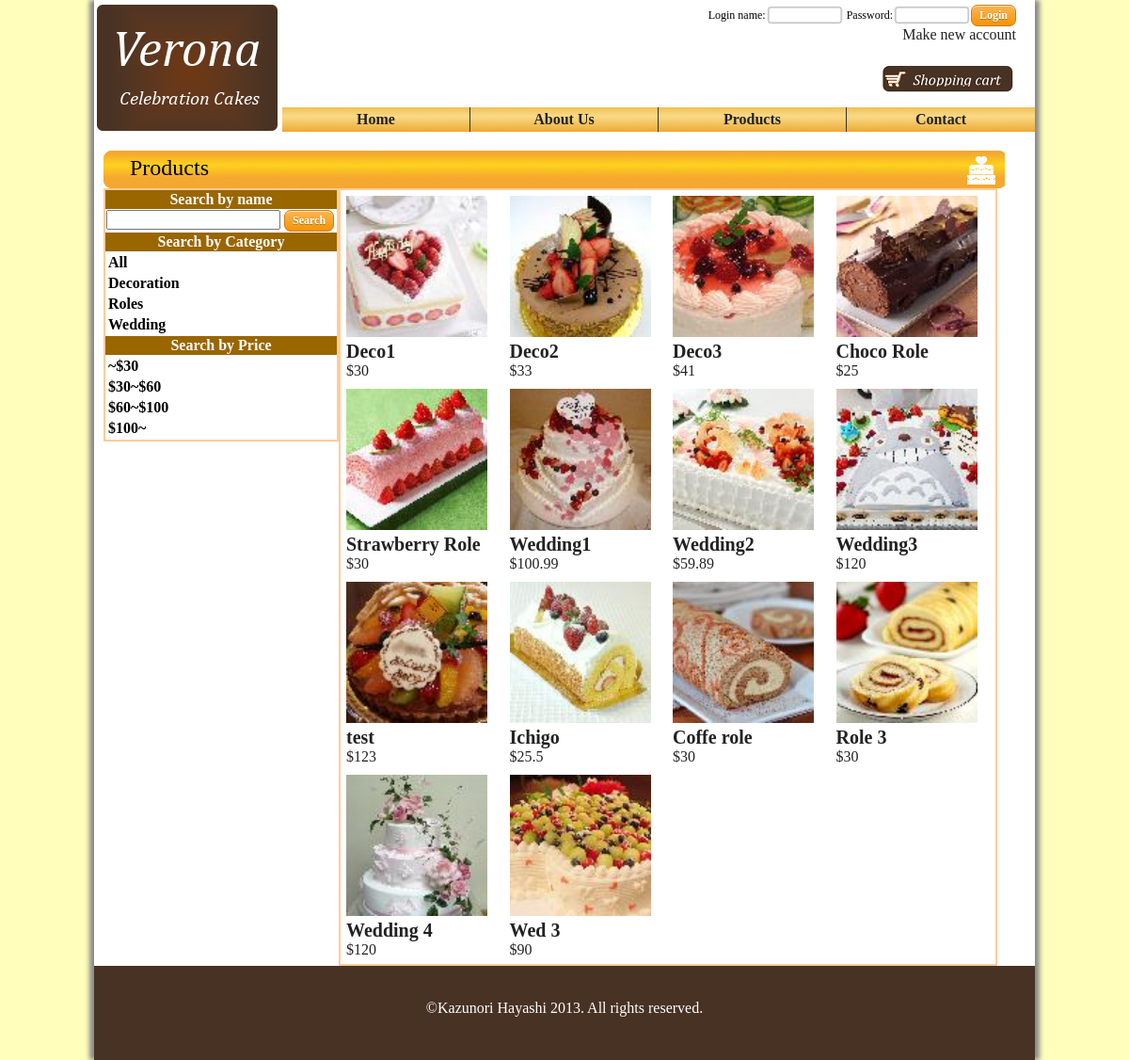
/products.php, run on the app's committed database.
### tables this page shows
CREATE TABLE IF NOT EXISTS `product` (
  `ProductID` int(3) NOT NULL AUTO_INCREMENT,
  `Name` varchar(20) NOT NULL,
  `Type` varchar(20) NOT NULL,
  `Price` double NOT NULL,
  `ImageURL` varchar(30) NOT NULL,
  `Description` varchar(200) NOT NULL,
  PRIMARY KEY (`ProductID`),
  KEY `ProductID` (`ProductID`),
  KEY `Name` (`Name`),
  KEY `Type` (`Type`),
  KEY `Price` (`Price`)
);

### includes/funcProducts.php (the view, shortened to what this page needs)
<?php
	function getProductsInfo()
	{
		$query = "";
		if(isset($_GET["type"])){
			$query="SELECT ProductID, Name, Price, ImageURL FROM product WHERE Type = '".$_GET["type"]."'";
		}
		else if(isset($_GET["search"])){
			$query="SELECT ProductID, Name, Price, ImageURL FROM product WHERE Name like '%".$_GET["search"]."%'";
		}
		else
			$query="SELECT ProductID, Name, Price, ImageURL FROM product ORDER BY ProductID ASC";
		$result=mysql_query($query);
		return $result;
	}
	function createProductTable($result)
	{
		$i=0;
		$isClosed = false;
		$num=mysql_numrows($result);
		echo "<table id='product_table'>";
		if($num>0){
			while ($i < $num)
			{
				$prodID=mysql_result($result,$i,"ProductID");
				$name=mysql_result($result,$i,"Name");
				$price=mysql_result($result,$i,"Price");
				$imageURL=mysql_result($result,$i,"ImageURL");
				if($i % 4 == 0)
				{
					echo "<tr>";
					$isClosed = false;
				}
				echo "<td>";
				echo "<a href='productDetail.php?id=$prodID'>";
				echo "<img src='/Verona/images/products/thumb_$imageURL'/></a>";
				echo "<h4><a href='productDetail.php?id=$prodID'>$name</a></h4>";
				echo "<p><a href='productDetail.php?id=$prodID'>$".$price."</a></p>";
				echo "</td>";
				++$i;
				if($i % 4 == 0)
				{
					echo"</tr>";
					$isClosed = true;
				}
			}
			if(!$isClosed)
				echo"</tr>";
		}
		else
		{
			echo"<tr><td><b>Sorry, we can not find any products that matches the search criteria.</b></td></tr>";
		}
		echo "</table>";
	}
?>

### products.php (shortened to what this page needs)
<?php
	include('includes/funcProducts.php');
?>
<!DOCTYPE html>
<html xmlns="http://www.w3.org/1999/xhtml">
<head>
<link href="css/default.css" rel="stylesheet" type="text/css">
<link href="css/style.css" rel="stylesheet" type="text/css">
<link href="css/layout.css" rel="stylesheet" type="text/css">
</head>
<body>
<div id="container">
	<div id="header">
	<?php include 'header.php'; ?>
	</div>
	<div id="main_contents" class="clearfix">
	<h2>Products</h2>
	<form id="searchBox" method="get">
	<table id="chooseFilter" class="table1">
	<tr><th>Search by name</th></tr>
	<tr><td><input type="text" name="search">&nbsp;<a href="#" onclick='document.getElementById("searchBox").submit()' class="myButton">Search</a></td></tr>
	<tr><th>Search by Category</th></tr>
	<tr>
	<td>
	<ul class="simpleList">
	<li><a href="/Verona/products.php">All</a></li>
	<li><a href="/Verona/products.php?type=Deco">Decoration</a></li>
	<li><a href="/Verona/products.php?type=Role">Roles</a></li>
	<li><a href="/Verona/products.php?type=Wed">Wedding</a></li>
	</ul>
	</td>
	</tr>
	<tr><th>Search by Price</th></tr>
	<tr>
	<td>
	<ul class="simpleList">
	<li><a href="/Verona/products.php?price=less30">~$30</a></li>
	<li><a href="/Verona/products.php?price=f30t60">$30~$60</a></li>
	<li><a href="/Verona/products.php?price=f60t100">$60~$100</a></li>
	<li><a href="/Verona/products.php?price=more100">$100~</a></li>
	</ul>
	</td>
	</tr>
	</table>
	</form>
	<?php
		createProductTable(getProductsInfo());
	?>
	</div>
	<div id="footer">
	</div>
</div>
</body>
</html>

### header.php (shortened to what this page needs)
<div id="logo"><a href="/Verona/index.php"><img src="/Verona/images/logo.png"/></a></div>
<div id="login">
	<?php
		if( isset($_SESSION['SESS_MEMBER_ID']))
		{
			echo "<div id='userInfo'><p><b>Wellcome, ".$_SESSION['SESS_LNAME']."&nbsp;".$_SESSION['SESS_FNAME']."!!</b>
				&nbsp;&nbsp;&nbsp;&nbsp;<a href='myPage.php'>Go to my page</a>&nbsp;&nbsp;&nbsp;&nbsp;<a href='exeLogout.php'>logout</a></p></div>";
		}
		else
		{
			echo "<form id='loginForm' method='post' action='exeLogin.php'>
			<p>Login name:&nbsp;<input type='text' name='loginUserName' class='textbox' size=8>&nbsp;&nbsp;Password:&nbsp;<input type='password' class='textbox' name='loginPwd' size=8>
			<a href='#' onclick='".'document.getElementById("loginForm").submit()'."' class='myButton'>Login</a></p>
			</form><p><a href='/Verona/registration.php'>Make new account</a></p>";
		}
	?>
</div>
<div id="scart_link">
	<table>
	<tr><td>&nbsp;&nbsp;</td>
	<td><a href="/Verona/shoppingCart.php"><img src="/Verona/images/shopping_cart.png"></a></td>
	</tr>
	</table>
</div>
<ul class="dropdown">
<li><a href="/Verona/index.php">Home</a></li>
<li><a href="/Verona/aboutus.php">About Us</a></li>
<li><a href="/Verona/products.php">Products</a>
</li>
<li><a href="/Verona/contactus.php">Contact</a></li>
</ul>

### css/default.css (style rules this page uses)
html, body, div, h1, h2, h3, h4, h5, h6, p, ul, ol, li, dl, dt, dd, form { font-weight: normal; margin: 0; padding: 0; list-style: none; }
img { border:none; }
body { font-family:Times New Roman; height: 100%; background-color:#FFFFBB; }
html { height:100%; }
h2 { width:930px; height:30px; padding:5px 0 5px 28px; background-image:url("/Verona/images/h3.jpg"); }
a { text-decoration: none; color:#222222; }
.clearfix:after { content: "."; display: block; clear: both; height: 0; visibility: hidden; }
.myButton { -moz-box-shadow:inset 0px 1px 0px 0px #ffe0b5; -webkit-box-shadow:inset 0px 1px 0px 0px #ffe0b5; box-shadow:inset 0px 1px 0px 0px #ffe0b5; background:-webkit-gradient(linear, left top, left bottom, color-stop(0.05, #fbb450), color-stop(1, #f89306)); background:-moz-linear-gradient(top, #fbb450 5%, #f89306 100%); background:-webkit-linear-gradient(top, #fbb450 5%, #f89306 100%); background:-o-linear-gradient(top, #fbb450 5%, #f89306 100%); background:-ms-linear-gradient(top, #fbb450 5%, #f89306 100%); background:linear-gradient(to bottom, #fbb450 5%, #f89306 100%); filter:progid:DXImageTransform.Microsoft.gradient(startColorstr='#fbb450', endColorstr='#f89306',GradientType=0); background-color:#fbb450; -moz-border-radius:7px; -webkit-border-radius:7px; border-radius:7px; border:1px solid #c97e1c; display:inline-block; color:#ffffff; font-family:Trebuchet MS; font-size:12px; font-weight:bold; padding:3px 8px; text-decoration:none; text-shadow:0px 1px 0px #8f7f24; }

### css/style.css (style rules this page uses)
#chooseFilter { width:250px; float:left; }
#product_table { border:2px solid #FFCC99; width:700px; float:left; }
#product_table img { width:150px; height:150px; }
#product_table td { margin:4px; padding:4px; }
#product_table h4 { font-weight:bold; font-size:20px; }

### css/layout.css (style rules this page uses)
#container { width:1000px; min-height: 100%; margin:auto; background: white; box-shadow: 5px 0 5px #888888, -5px 0 5px #888888; position:relative; }
#header { position:relative; height:150px; }
#logo { float:left; }
#login { position:relative; padding:5px 20px 0 0; text-align:right; }
#loginForm { font-size:12px; }
.textbox { background: white; border: 1px double #DDD; border-radius: 2px; box-shadow: 0 0 2px #333; color: #666; outline: none; height:12px; font-size:12px; }
#scart_link { position:absolute; right:20px; font-size:12px; bottom:45px; }
#main_contents { margin:0; padding:10px; padding-bottom:100px; }
#footer { background: #483224; color:white; position:absolute; height:100px; width:100%; bottom:0px; }
table.table1 { border:2px solid #FFCC99; border-collapse:collapse; }
.table1 th { color:white; background-color:#996600; }
ul.dropdown { position: absolute; left:200px; bottom:10px; }
ul.dropdown li { font-weight: bold; text-align:center; float: left; zoom: 1; background:url("/Verona/images/menuBack.jpg"); width:200px; z-index: 100; }
ul.dropdown li a { display: block; padding: 4px 8px; border-right: 1px solid #333; color: #222; }
ul.dropdown li:last-child a { border-right: none; }
ul.simpleList li { font-weight: bold; width:100%; padding:2px; }
ul.simpleList li a { color: black; display:block; }

### data on the page
product: ImageURL (picture), Name "Deco1", Price "30"
product: ImageURL (picture), Name "Deco2", Price "33"
product: ImageURL (picture), Name "Deco3", Price "41"
product: ImageURL (picture), Name "Choco Role", Price "25"
product: ImageURL (picture), Name "Strawberry Role", Price "30"
product: ImageURL (picture), Name "Wedding1", Price "100.99"
product: ImageURL (picture), Name "Wedding2", Price "59.89"
product: ImageURL (picture), Name "Wedding3", Price "120"
product: ImageURL (picture), Name "test", Price "123"
product: ImageURL (picture), Name "Ichigo", Price "25.5"
product: ImageURL (picture), Name "Coffe role", Price "30"
product: ImageURL (picture), Name "Role 3", Price "30"
product: ImageURL (picture), Name "Wedding 4", Price "120"
product: ImageURL (picture), Name "Wed 3", Price "90"
